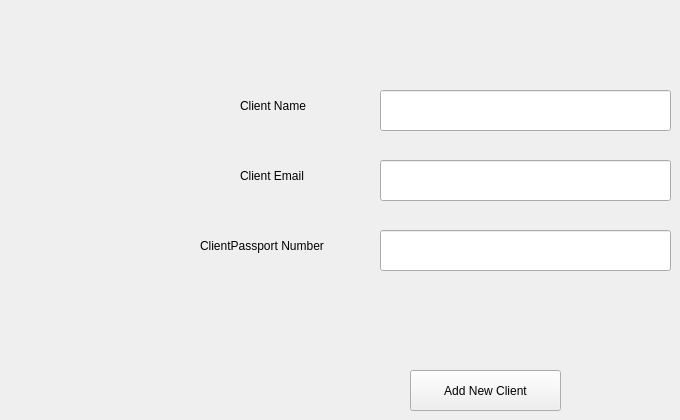
      <widget class="QWidget" name="tab_13">
       <attribute name="title">
        <string>Add New Client</string>
       </attribute>
       <widget class="QLineEdit" name="lineEdit_4">
        <property name="geometry">
         <rect>
          <x>380</x>
          <y>90</y>
          <width>291</width>
          <height>41</height>
         </rect>
        </property>
       </widget>
       <widget class="QPushButton" name="pushButton_17">
        <property name="geometry">
         <rect>
          <x>410</x>
          <y>370</y>
          <width>151</width>
          <height>41</height>
         </rect>
        </property>
        <property name="text">
         <string>Add New Client</string>
        </property>
       </widget>
       <widget class="QLabel" name="label_31">
        <property name="geometry">
         <rect>
          <x>240</x>
          <y>90</y>
          <width>91</width>
          <height>31</height>
         </rect>
        </property>
        <property name="text">
         <string>Client Name</string>
        </property>
       </widget>
       <widget class="QLineEdit" name="lineEdit_8">
        <property name="geometry">
         <rect>
          <x>380</x>
          <y>160</y>
          <width>291</width>
          <height>41</height>
         </rect>
        </property>
       </widget>
       <widget class="QLabel" name="label_32">
        <property name="geometry">
         <rect>
          <x>240</x>
          <y>160</y>
          <width>81</width>
          <height>31</height>
         </rect>
        </property>
        <property name="text">
         <string>Client Email</string>
        </property>
       </widget>
       <widget class="QLineEdit" name="lineEdit_24">
        <property name="geometry">
         <rect>
          <x>380</x>
          <y>230</y>
          <width>291</width>
          <height>41</height>
         </rect>
        </property>
       </widget>
       <widget class="QLabel" name="label_33">
        <property name="geometry">
         <rect>
          <x>200</x>
          <y>230</y>
          <width>161</width>
          <height>31</height>
         </rect>
        </property>
        <property name="text">
         <string>ClientPassport Number</string>
        </property>
       </widget>
      </widget>
